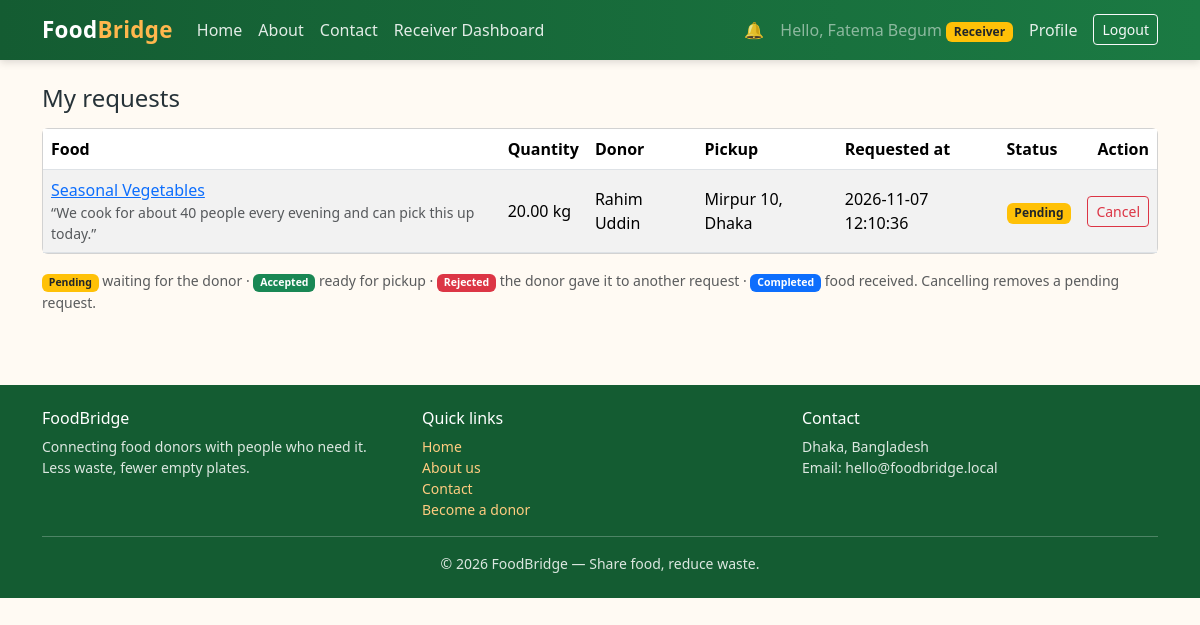
The page /receiver/my_requests.php (signed in) on the database its author committed.
### tables this page shows
CREATE TABLE IF NOT EXISTS food_requests (
    id          INT UNSIGNED AUTO_INCREMENT PRIMARY KEY,
    donation_id INT UNSIGNED NOT NULL,
    receiver_id INT UNSIGNED NOT NULL,
    message     TEXT         NULL,
    status      ENUM('pending', 'accepted', 'rejected', 'completed') NOT NULL DEFAULT 'pending',
    created_at  TIMESTAMP    NOT NULL DEFAULT CURRENT_TIMESTAMP,
    CONSTRAINT fk_requests_donation
        FOREIGN KEY (donation_id) REFERENCES food_donations (id)
        ON DELETE CASCADE ON UPDATE CASCADE,
    CONSTRAINT fk_requests_receiver
        FOREIGN KEY (receiver_id) REFERENCES users (id)
        ON DELETE CASCADE ON UPDATE CASCADE
);

CREATE TABLE IF NOT EXISTS food_donations (
    id            INT UNSIGNED AUTO_INCREMENT PRIMARY KEY,
    donor_id      INT UNSIGNED NOT NULL,
    title         VARCHAR(150) NOT NULL,
    description   TEXT         NULL,
    category      VARCHAR(100) NOT NULL,
    quantity      DECIMAL(10, 2) NOT NULL,
    unit          VARCHAR(20)  NOT NULL DEFAULT 'pcs',
    pickup_address VARCHAR(255) NOT NULL,
    expiry_time   DATETIME     NOT NULL,
    image         VARCHAR(255) NULL,                        
    status        ENUM('available', 'requested', 'completed', 'expired') NOT NULL DEFAULT 'available',
    created_at    TIMESTAMP    NOT NULL DEFAULT CURRENT_TIMESTAMP,
    CONSTRAINT fk_donations_donor
        FOREIGN KEY (donor_id) REFERENCES users (id)
        ON DELETE CASCADE ON UPDATE CASCADE
);

CREATE TABLE IF NOT EXISTS users (
    id                INT UNSIGNED AUTO_INCREMENT PRIMARY KEY,
    name              VARCHAR(100) NOT NULL,
    email             VARCHAR(150) NOT NULL UNIQUE,
    password          VARCHAR(255) NOT NULL,               
    phone             VARCHAR(20)  NULL,
    address           VARCHAR(255) NULL,
    role              ENUM('admin', 'donor', 'receiver') NOT NULL DEFAULT 'receiver',
    organization_name VARCHAR(150) NULL,
    is_verified       TINYINT(1)   NOT NULL DEFAULT 0,
    status            ENUM('active', 'inactive', 'suspended') NOT NULL DEFAULT 'active',
    created_at        TIMESTAMP    NOT NULL DEFAULT CURRENT_TIMESTAMP
);

### receiver/my_requests.php (the view, shortened to what this page needs)
<?php
require_once __DIR__ . '/../config/db.php';
$baseUrl = '/FoodBridge';
$receiverId = (int) $_SESSION['user_id'];
$stmt = $pdo->prepare(
    "SELECT fr.*, fd.title AS donation_title, fd.pickup_address, fd.expiry_time,
            fd.quantity, fd.unit, u.name AS donor_name
     FROM food_requests fr
     JOIN food_donations fd ON fd.id = fr.donation_id
     JOIN users u ON u.id = fd.donor_id
     WHERE fr.receiver_id = ?
     ORDER BY fr.created_at DESC"
);
$stmt->execute([$receiverId]);
$requests = $stmt->fetchAll();
$reqBadge = [
    'pending'   => 'bg-warning text-dark',
    'accepted'  => 'bg-success',
    'rejected'  => 'bg-danger',
    'completed' => 'bg-primary',
];
include __DIR__ . '/../includes/header.php';
?>
<h1 class="h4 mb-3">My requests</h1>
<div class="card">
    <div class="card-body p-0">
        <div class="table-responsive">
            <table class="table table-striped table-hover mb-0 align-middle">
                <thead>
                    <tr>
                        <th>Food</th>
                        <th>Quantity</th>
                        <th>Donor</th>
                        <th>Pickup</th>
                        <th>Requested at</th>
                        <th>Status</th>
                        <th class="text-end">Action</th>
                    </tr>
                </thead>
                <tbody>
                    <?php foreach ($requests as $r): ?>
                        <tr>
                            <td>
                                <a href="<?= $baseUrl ?>/receiver/food_details.php?id=<?= (int) $r['donation_id'] ?>"><?= htmlspecialchars($r['donation_title'], ENT_QUOTES, 'UTF-8') ?></a>
                                <?php if (!empty($r['message'])): ?>
                                    <small class="text-muted d-block">&ldquo;<?= htmlspecialchars($r['message'], ENT_QUOTES, 'UTF-8') ?>&rdquo;</small>
                                <?php endif; ?>
                            </td>
                            <td><?= htmlspecialchars($r['quantity'], ENT_QUOTES, 'UTF-8') ?> <?= htmlspecialchars($r['unit'], ENT_QUOTES, 'UTF-8') ?></td>
                            <td><?= htmlspecialchars($r['donor_name'], ENT_QUOTES, 'UTF-8') ?></td>
                            <td><?= htmlspecialchars($r['pickup_address'], ENT_QUOTES, 'UTF-8') ?></td>
                            <td><?= htmlspecialchars($r['created_at'], ENT_QUOTES, 'UTF-8') ?></td>
                            <td><span class="badge <?= $reqBadge[$r['status']] ?? 'bg-secondary' ?> text-capitalize"><?= htmlspecialchars($r['status'], ENT_QUOTES, 'UTF-8') ?></span></td>
                            <td class="text-end">
                                <?php if ($r['status'] === 'pending'): ?>
                                    <form method="post" action="" class="d-inline" onsubmit="return confirm('Cancel this request?');">
                                        <button type="submit" class="btn btn-sm btn-outline-danger">Cancel</button>
                                    </form>
                                <?php else: ?>
                                    <span class="text-muted small">—</span>
                                <?php endif; ?>
                            </td>
                        </tr>
                    <?php endforeach; ?>
                </tbody>
            </table>
        </div>
    </div>
</div>
<p class="text-muted small mt-3 mb-0">
    <span class="badge bg-warning text-dark">Pending</span> waiting for the donor &middot;
    <span class="badge bg-success">Accepted</span> ready for pickup &middot;
    <span class="badge bg-danger">Rejected</span> the donor gave it to another request &middot;
    <span class="badge bg-primary">Completed</span> food received.
    Cancelling removes a pending request.
</p>
<?php include __DIR__ . '/../includes/footer.php'; ?>

### assets/css/style.css (style rules this page uses)
:root { --fb-green: #1b7a43; --fb-green-dark: #145c32; --fb-green-light: #e6f4ec; --fb-orange: #f57c00; --fb-orange-dark: #e65100; --fb-cream: #fffaf3; }
body { background-color: var(--fb-cream); color: #263238; }

### rows shown on the page
food_requests: donation.title "Seasonal Vegetables", message "We cook for about 40 people every evening and can pick this up today.", donation.quantity "20.00", donation.unit "kg", users.name "Rahim Uddin", donation.pickup_address "Mirpur 10, Dhaka", created_at "2026-11-07 12:10:36", status "Pending"

### other values the page prints
$userName "Fatema Begum"
$role "Receiver"
